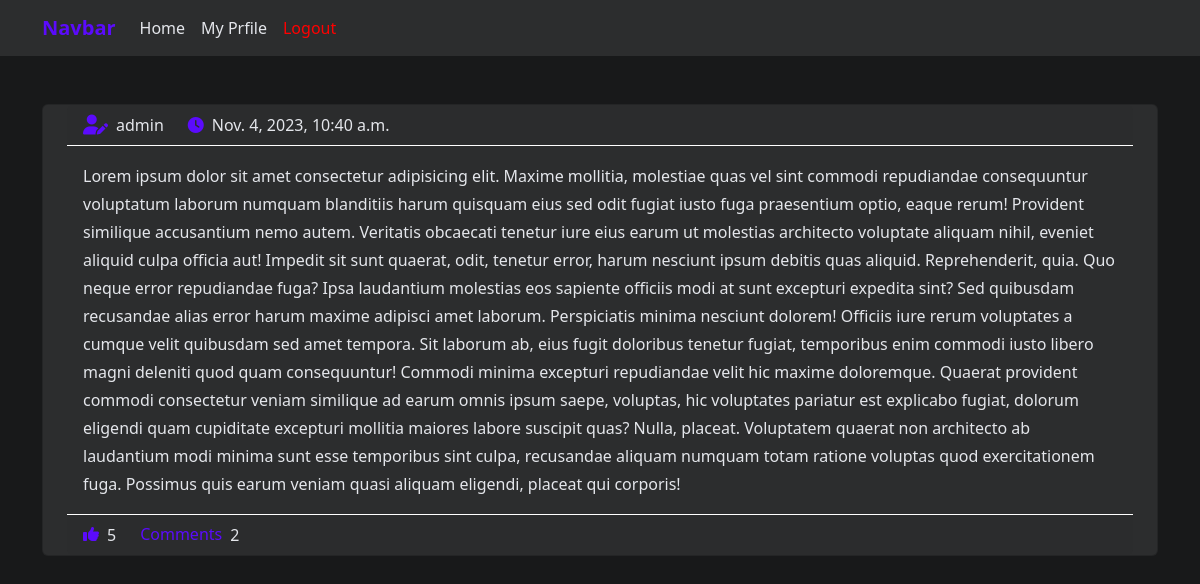
The app's page / (signed in), older data.
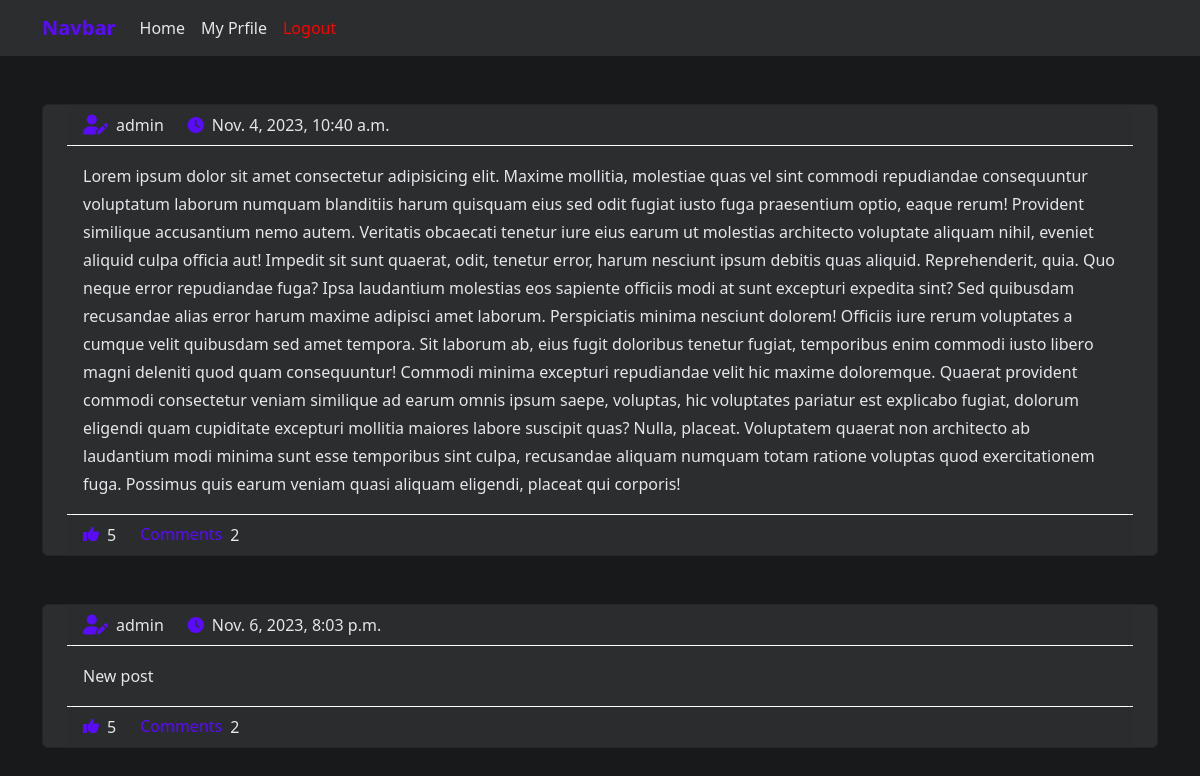
The same page, newer data.
### app/models.py (models this page shows)
class Post(models.Model):
    content = models.TextField()
    scheduled_time = models.DateTimeField()
    is_published = models.BooleanField(default=False)
    author = models.ForeignKey(User, on_delete=models.CASCADE)

### app/views.py (the view)
# urls.py: path('' , views.index,name='index'),
@csrf_exempt
@login_required(login_url='/authentication/login')
def index(request):
    posts=Post.objects.filter(is_published = True)
    c={'posts':posts}
    return render ( request,'index.html',c)

### app/templates/index.html (shortened to what this page needs)
<!DOCTYPE html>
{% extends 'base.html' %}
{% load static %}
{% block body %}
  <div class='container pb-5'>
    {% for post in posts %}
    <div class='card-container mt-5'>
        <div class="card text-center">
        <div class="card-header">
            <div class='d-flex justify-content-between m-0'>
                <div>
                    <div>
                        <h5 ><i class="fa-solid fa-user-pen "></i></h5>
                        <p>{{post.author}}</p>
                    </div>
                    <div class='published'>
                        <h5 ><i class="fa-solid fa-clock"></i></h5>
                        <p>{{post.scheduled_time}}</p>
                    </div>
                </div>
            </div>
        </div>
        <div class="card-body">
            <p class='m-0'>
                {{post.content}}
            </p>
        </div>
        <div class="card-footer text-body-secondary">
            <div>
                <h5 class='pointer'><i class="fa-solid fa-thumbs-up"></i></h5>
                <p>5</p>
            </div>
            <div>
                <h5 class='pointer'>Comments</h5>
                <p>2</p>
            </div>
        </div>
        </div>
    </div>
    {% endfor %}
  </div>
{% endblock body %}

Row changes from the older to the newer data that the page shows:
added Post: author "admin", scheduled_time "Nov. 6, 2023, 8:03 p.m.", content "New post"
